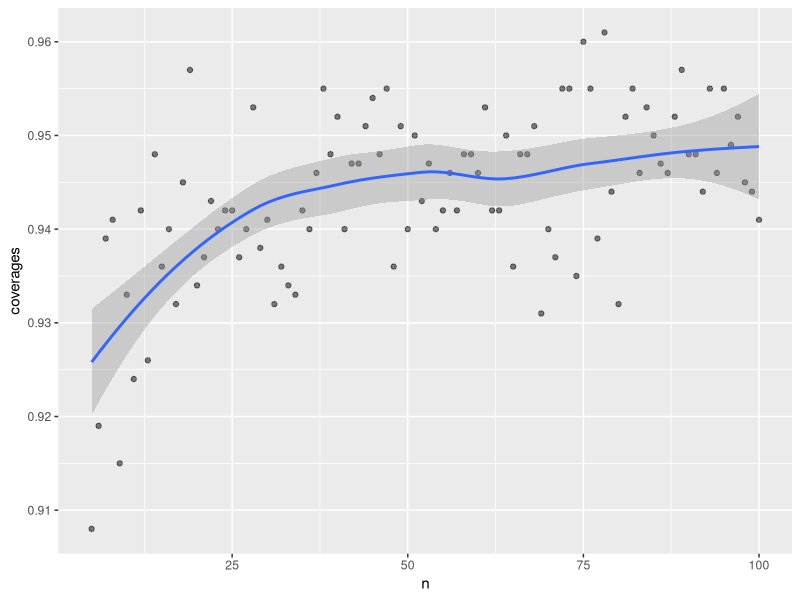
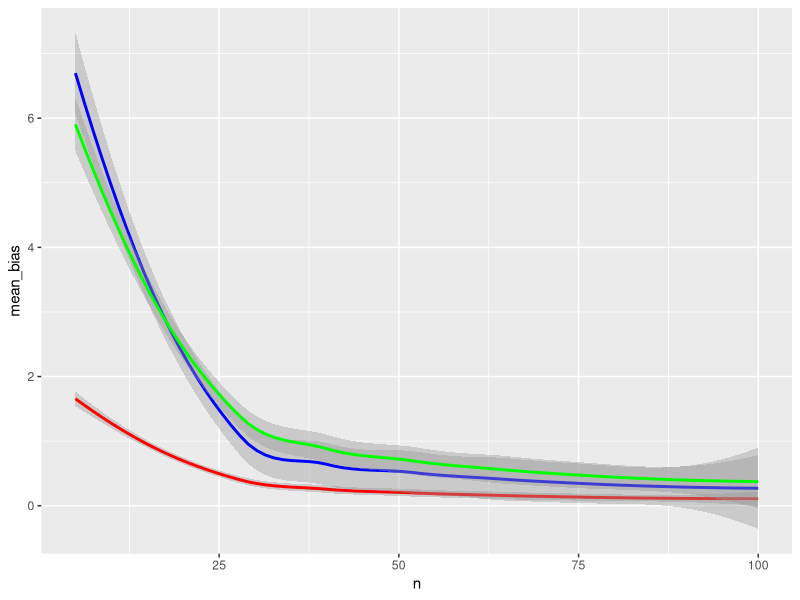
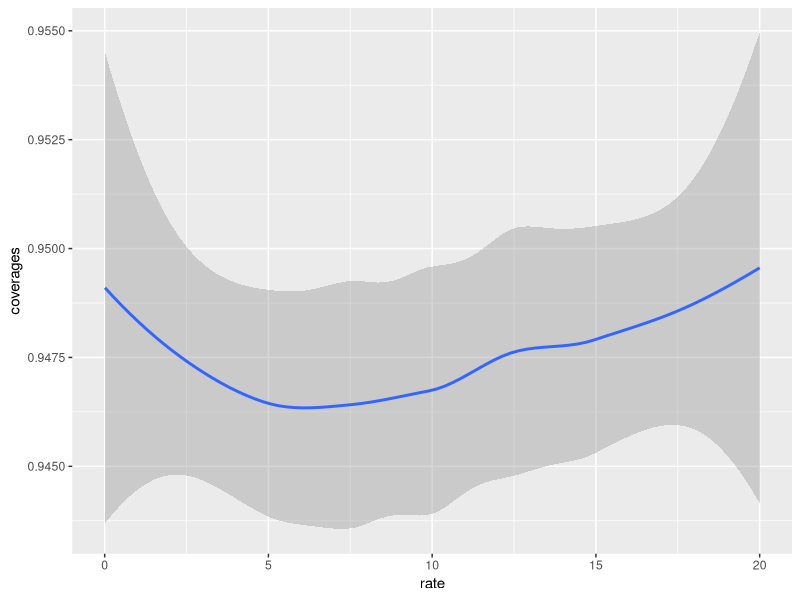
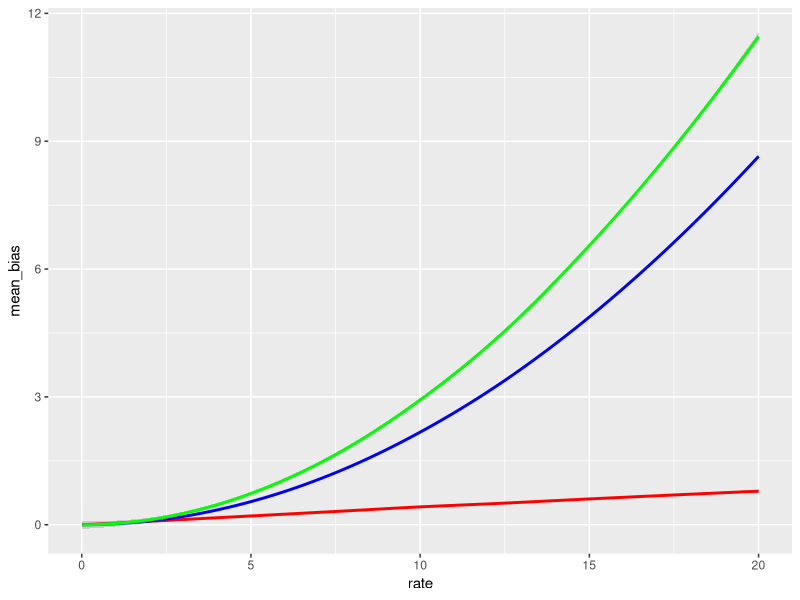
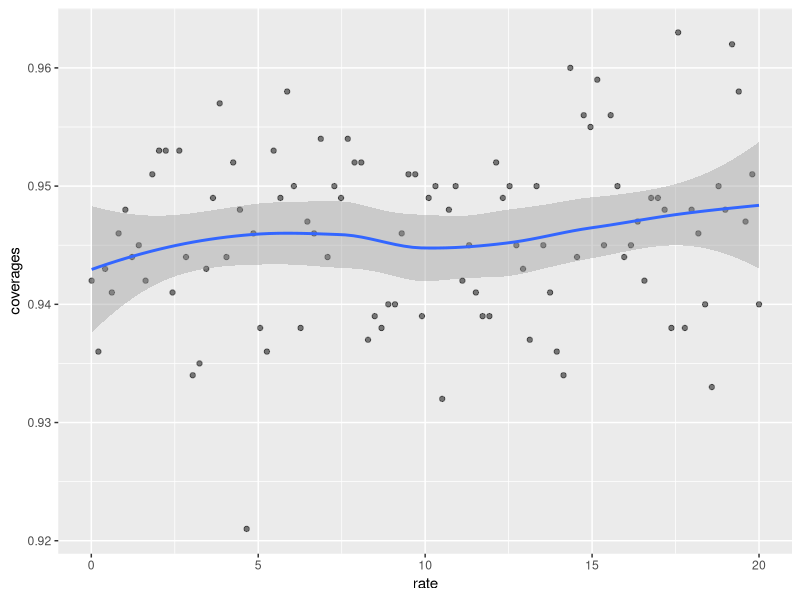
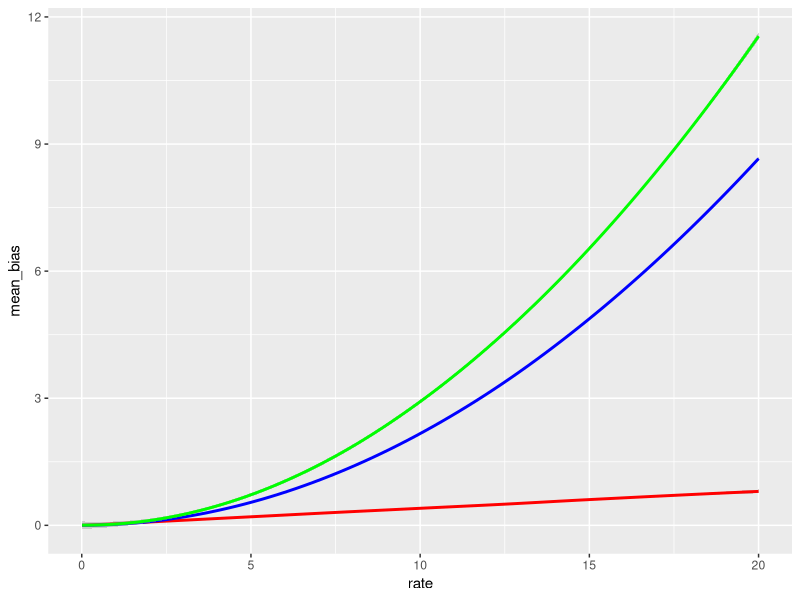
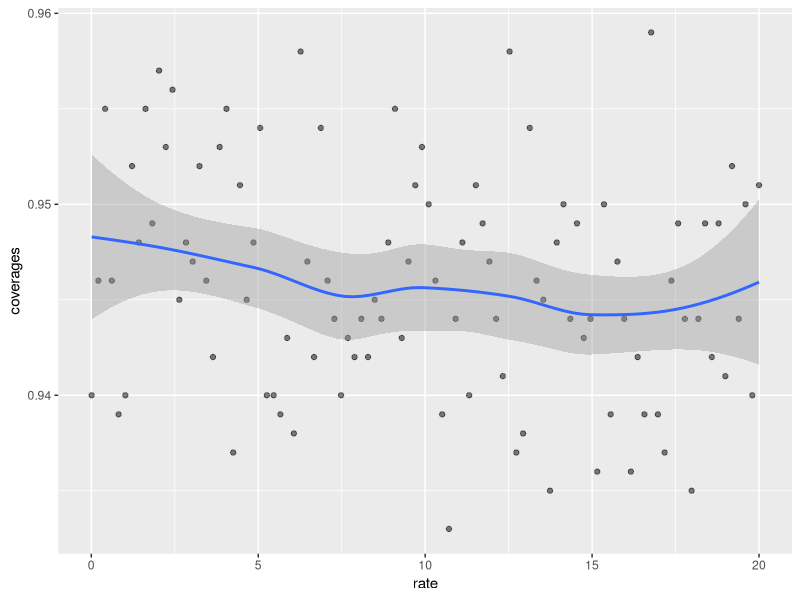
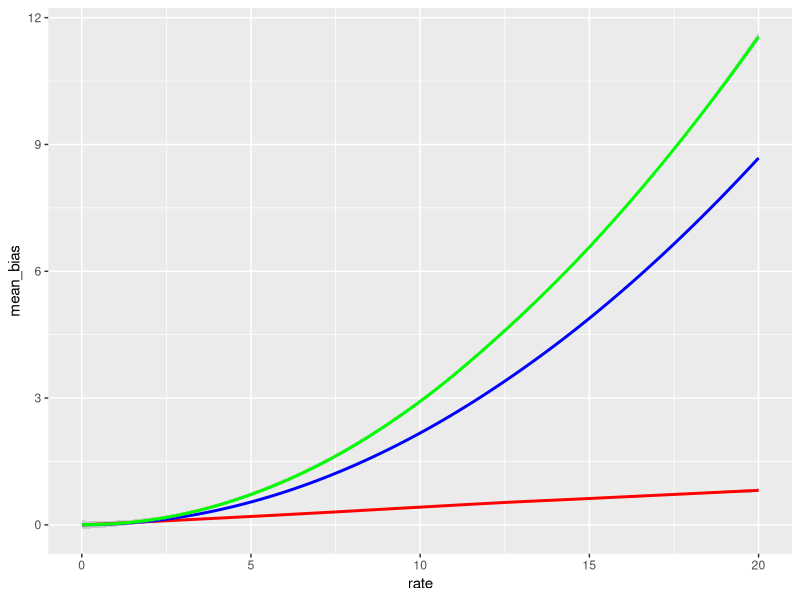

These figures' R source, in order: (Note: this script raises an error after producing the figures.)
## ---- chunk 1
knitr::opts_chunk$set(echo = TRUE)
library(tidyverse)
library(gridExtra)
set.seed(35)
## ---- chunk 2
# n is sample size from exponential distribution
# replicates is number of samples from exponential distribution
# rate is exponential rate parameter

simulate_exponential_gamma <- function(n, rate, replicates){
  
  alpha <- c()
  beta <- c()
  for(i in 1:replicates){ 
    x <- rexp(n, rate)
    beta_i <- sum(x)
    alpha_i <- n + 1
    alpha <- c(alpha, alpha_i)
    beta <- c(beta, beta_i)
  }
  
  
  hits <- c()
  for(i in 1:replicates){
    GAMMAS <- qgamma(c(0.025,0.975), alpha[i], beta[i])
    if(rate > GAMMAS[2] || rate < GAMMAS[1]){
      hits = c(hits,0) 
    } else {
      hits = c(hits,1)
    }
  }
  
  bias <- alpha/beta - rate
  variance <- alpha/beta^2
  MSE <- variance + bias^2
  
  return(list(coverage = mean(hits), bias = bias, variance = variance, MSE = MSE))  
  
}  


# testing
simulations <- simulate_exponential_gamma(n = 10000, rate = 1, replicates = 1000)
mean(simulations$coverage)
mean(simulations$MSE)
mean(simulations$bias)

# coverages and measurements over sample size
n <- 5:100
data <- lapply(n, simulate_exponential_gamma, rate = 5, replicates = 1000)
coverages <- c()
mean_bias <- c()
mean_variance <- c()
mean_MSE <- c()
for(i in 1:length(data)){
  coverages <- c(coverages, data[[i]]$coverage)
  mean_bias <- c(mean_bias, mean(data[[i]]$bias))
  mean_variance <- c(mean_variance, mean(data[[i]]$variance))
  mean_MSE <- c(mean_MSE, median(data[[i]]$MSE))
}


manyN <- data.frame(n, coverages, mean_bias, mean_variance, mean_MSE)
#coverages over sample size
manyN %>% ggplot(aes(x = n, y = coverages)) + geom_point(alpha = 0.5) + geom_smooth(method = 'loess')
#bias, mse, variance over sample size
manyN %>% ggplot() + geom_smooth(aes(n, mean_bias), col = 'red') + 
  geom_smooth(aes(n,mean_variance), col = 'blue') + 
  geom_smooth(aes(n,mean_MSE), col = 'green')


# changing rates fixed sample size
rate <- seq(0.01, 20, length.out = 100)
data2 <- lapply(rate, simulate_exponential_gamma, n = 50, replicates = 1000)

coverages <- c()
mean_bias <- c()
mean_variance <- c()
mean_MSE <- c()
for(i in 1:length(data2)){
  coverages <- c(coverages, data2[[i]]$coverage)
  mean_bias <- c(mean_bias, mean(data2[[i]]$bias))
  mean_variance <- c(mean_variance, mean(data2[[i]]$variance))
  mean_MSE <- c(mean_MSE, median(data2[[i]]$MSE))
}

manyR10 <- data.frame(rate, coverages, mean_bias, mean_variance, mean_MSE)
#coverage over rates
manyR10 %>% ggplot(aes(x = rate, y = coverages)) + geom_smooth(method = 'loess')
#bias, mse, variance over rates
manyR10 %>% ggplot() + geom_smooth(aes(rate, mean_bias), col = 'red') + 
  geom_smooth(aes(rate, mean_variance), col = 'blue') + 
  geom_smooth(aes(rate, mean_MSE), col = 'green')


data3 <- lapply(rate, simulate_exponential_gamma, n = 50, replicates = 1000)

coverages <- c()
mean_bias <- c()
mean_variance <- c()
mean_MSE <- c()
for(i in 1:length(data2)){
  coverages <- c(coverages, data3[[i]]$coverage)
  mean_bias <- c(mean_bias, mean(data3[[i]]$bias))
  mean_variance <- c(mean_variance, mean(data3[[i]]$variance))
  mean_MSE <- c(mean_MSE, median(data3[[i]]$MSE))
}

manyR50 <- data.frame(rate, coverages, mean_bias, mean_variance, mean_MSE)
manyR50 %>% ggplot(aes(x = rate, y = coverages)) + geom_point(alpha = 0.5) + geom_smooth(method = 'loess')
manyR50 %>% ggplot() + geom_smooth(aes(rate, mean_bias), col = 'red') + 
  geom_smooth(aes(rate, mean_variance), col = 'blue') + 
  geom_smooth(aes(rate, mean_MSE), col = 'green')


data4 <- lapply(rate, simulate_exponential_gamma, n = 50, replicates = 1000)

coverages <- c()
mean_bias <- c()
mean_variance <- c()
mean_MSE <- c()
for(i in 1:length(data2)){
  coverages <- c(coverages, data4[[i]]$coverage)
  mean_bias <- c(mean_bias, mean(data4[[i]]$bias))
  mean_variance <- c(mean_variance, mean(data4[[i]]$variance))
  mean_MSE <- c(mean_MSE, median(data4[[i]]$MSE))
}

manyR25 <- data.frame(rate, coverages, mean_bias, mean_variance, mean_MSE)
manyR25 %>% ggplot(aes(x = rate, y = coverages)) + geom_point(alpha = 0.5) + geom_smooth(method = 'loess')
manyR25 %>% ggplot() + geom_smooth(aes(rate, mean_bias), col = 'red') + 
  geom_smooth(aes(rate, mean_variance), col = 'blue') + 
  geom_smooth(aes(rate, mean_MSE), col = 'green')


## ---- chunk 3

#Delta function for coverage probabilities

delta_ci <- function(observations, parameter, n_size){


dat <- data.frame(observation = seq(1,observations,1), true_parameter = parameter, n_size = rep(n_size,observations))


for (i in 1:length(dat$observation)){
  dat$estimate[i] <- 1/mean(rexp(n = dat$n_size[i], rate = dat$true_parameter[i]))
  
  dat$lower[i] <- dat$estimate[i] - (1.96*dat$estimate[i])/sqrt(dat$n_size[i])
  
  dat$upper[i] <- dat$estimate[i] + (1.96*dat$estimate[i])/sqrt(dat$n_size[i])
  
  dat$hit[i] <- ifelse(dat$true_parameter[i] > dat$lower[i] & dat$true_parameter[i] < dat$upper[i], 1, 0)
} 
return(sum(dat$hit)/observations)
}



# Delta Simulation

dat_delta_parameter <- data.frame(parameter = seq(0.01, 20, length.out = 100))

for (i in 1:length(dat_delta_parameter$parameter)) {

  dat_delta_parameter$cov_prob[i] <- delta_ci(1000, dat_delta_parameter$parameter[i],50)
}


#Delta plot vs. paramter (n = 100)

dat_delta_parameter %>%
  ggplot(aes(x = parameter, y = cov_prob)) +
  geom_point()

## ---- chunk 4

#exact ci function

exact_ci <- function(observations, parameter, n_size){


dat <- data.frame(observation = seq(1,observations,1), true_parameter = parameter, n_size = rep(n_size, observations))


for (i in 1:length(dat$observation)){
  
  dat$estimate[i] <- 1/mean(rexp(n = dat$n_size[i], rate = dat$true_parameter[i]))
  
  dat$lower[i] <- qchisq(0.025, 2*dat$n_size[i])/(2*dat$n_size[i]*(1/dat$estimate[i]))
  
  dat$upper[i] <- qchisq(0.975, 2*dat$n_size[i])/(2*dat$n_size[i]*(1/dat$estimate[i]))
  
  dat$hit[i] <- ifelse(dat$true_parameter[i] > dat$lower[i] & dat$true_parameter[i] < dat$upper[i], 1, 0)
} 
return(sum(dat$hit)/observations)
}


#exact ci simulation for 
 
dat_exact_parameter <- data.frame(parameter = seq(0.1, 20, length.out = 100))

for (i in 1:length(dat_exact_paramter$parameter)) {

  dat_exact_parameter$cov_prob[i] <- exact_ci(1000, dat_exact_paramter$parameter[i], 50)
}

dat_exact_parameter %>%
  ggplot() +
  geom_point(aes(x = parameter, y = cov_prob))

## ---- chunk 5


dat_delta_n <- data.frame(n_size = seq(5, 100, 1))

for (i in 1:length(dat_delta_n$n_size)) {

  dat_delta_n$cov_prob[i] <- delta_ci(1000, 5, dat_delta_n$n_size[i])
}

## ---- chunk 6

dat_exact_n <- data.frame(n_size = seq(5,100, 1))

for (i in 1:length(dat_exact_n$n_size)) {

  dat_exact_n$cov_prob[i] <- exact_ci(1000, 5, dat_exact_n$n_size[i])
}

## ---- chunk 7


ggplot() +
  geom_smooth(data = manyR50, aes(x = rate, y = coverages), col = "yellow", se = FALSE) +
  geom_smooth(data = dat_delta_parameter, aes(x = parameter, y = cov_prob), col = "red", se = FALSE) +
  geom_smooth(data = dat_exact_parameter, aes(x = parameter, y = cov_prob), col = "green", se = FALSE) +
  scale_y_continuous(limits = c(0.9, 1), breaks = seq(0.9, 1, 0.01)) +
  xlab("Theta") +
  ylab("Coverage Probability")

ggplot() +
  geom_smooth(data = manyN, aes(x = n, y = coverages), col = "yellow", se = FALSE) +
  geom_smooth(data = dat_delta_n, aes(x = n_size, y = cov_prob), col = "red", se = FALSE) +
  geom_smooth(data = dat_exact_n, aes(x = n_size, y = cov_prob), col = "green", se = FALSE) +
  scale_y_continuous(limits = c(0.9, 1), breaks = seq(0.9, 1, 0.01)) +
  scale_x_continuous(limits = c(5, 100), breaks = seq(10,100,10)) +
  xlab("n-size") +
  ylab("Coverage Probability")



## ---- chunk 8

estimators <- function(observations, parameter, n_size){

dat <- data.frame(observation = seq(1,observations,1), true_parameter = rep(parameter, observations), n_size = rep(n_size,observations))

for (i in 1:length(dat$observation)){
  
  sample_exp <- rexp(n = dat$n_size[i], rate = dat$true_parameter[i])
  
  dat$mle[i] <- 1/mean(sample_exp)
  dat$med[i] <- log(2)/median(sample_exp)
  
  dat$mle_bias[i] <- dat$mle[i] - dat$true_parameter[i]
  dat$med_bias[i] <- dat$med[i] - dat$true_parameter[i]
  
  dat$mle_sq_error[i] <- (dat$true_parameter[i] - dat$mle[i])^2
  dat$med_sq_error[i] <- (dat$true_parameter[i] - dat$med[i])^2
  } 



mle_mse <- mean(dat$mle_sq_error)
med_mse <- mean(dat$med_sq_error)

mle_var <- var(dat$mle)
med_var <- var(dat$med)

mle_avg_bias <- mean(dat$mle_bias)
med_avg_bias <- mean(dat$med_bias)

return(data.frame(mle_mse = mle_mse, med_mse = med_mse, mle_var = mle_var, med_var = med_var, mle_avg_bias = mle_avg_bias, med_avg_bias = med_avg_bias))

}


## ---- chunk 9

dat_parameter <- data.frame(parameter = seq(0.01, 20, length.out = 100))

dat_sim_parameter <- data.frame(mle_mse = NULL, med_mse = NULL, mle_var = NULL, med_var = NULL, mle_avg_bias = NULL, med_avg_bias = NULL)

for (i in 1:length(dat_parameter$parameter)) {

 dat_sim_parameter <- rbind(dat_sim_parameter, estimators(1000, dat_parameter$parameter[i], 50))
}

dat_parameter <- cbind(dat_parameter, dat_sim_parameter)

mse_parameter <- dat_parameter %>%
  ggplot() +
  geom_path(aes(x = parameter, y = mle_mse), col = "red") +
  geom_path(aes(x = parameter, y = med_mse), col = "green") +
  geom_path(data = manyR50, aes(x = rate, y = mean_MSE), col = "yellow") +
  ylab("MSE") +
  xlab("Theta")

bias_parameter <- dat_parameter %>%
  ggplot() +
  geom_path(aes(x = parameter, y = mle_avg_bias), col = "red") +
  geom_path(aes(x = parameter, y = med_avg_bias), col = "green") +
  geom_path(data = manyR50, aes(x = rate, y = mean_bias), col = "yellow") +
  ylab("Bias") +
  xlab("Theta")

var_parameter <- dat_parameter %>%
  ggplot() +
  geom_path(aes(x = parameter, y = mle_var), col = "red") +
  geom_path(aes(x = parameter, y = med_var), col = "green") +
  geom_path(data = manyR50, aes(x = rate, y = mean_variance), col = "yellow") +
  ylab("Variance") +
  xlab("Theta")

grid.arrange(mse_parameter, bias_parameter, var_parameter, nrow = 3)

## ---- chunk 10
dat_n <- data.frame(n_size = seq(5, 100, 1))

dat_sim_n <- data.frame(mle_mse = NULL, med_mse = NULL, mle_var = NULL, med_var = NULL, mle_avg_bias = NULL, med_avg_bias = NULL)

for (i in 1:length(dat_n$n_size)) {

 dat_sim_n <- rbind(dat_sim_n, estimators(1000, 5, dat_n$n_size[i]))
}

dat_n <- cbind(dat_n, dat_sim_n)

mse_n <- dat_n %>%
  ggplot() +
  geom_path(aes(x = n_size, y = mle_mse), col = "red") +
  geom_path(aes(x = n_size, y = med_mse), col = "green") +
  geom_path(data = manyN, aes(x = n, y = mean_MSE), col = "yellow") +
  ylab("MSE") +
  xlab("n-size")

bias_n <- dat_n %>%
  ggplot() +
  geom_path(aes(x = n_size, y = mle_avg_bias), col = "red") +
  geom_path(aes(x = n_size, y = med_avg_bias), col = "green") +
  geom_path(data = manyN, aes(x = n, y = mean_bias), col = "yellow") +
  ylab("Bias") +
  xlab("n-size")

var_n <- dat_n %>%
  ggplot() +
  geom_path(aes(x = n_size, y = mle_var), col = "red") +
  geom_path(aes(x = n_size, y = med_var), col = "green") +
  geom_path(data = manyN, aes(x = n, y = mean_variance), col = "yellow") +
  ylab("Variance") +
  xlab("n-size")

grid.arrange(mse_n, bias_n, var_n, nrow = 3)

